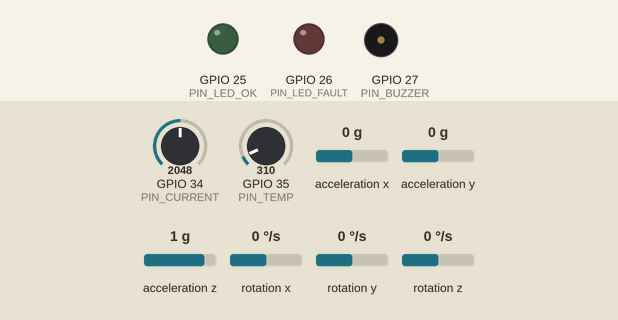
Recording of a sketch running on a simulated ESP32. Parts: output pins drawn as LEDs (lit = HIGH), buzzer (waves = sounding, pin HIGH). Inputs (shaded band) come from the test bench; at power-on: acceleration x 0 g, GPIO 34 (PIN_CURRENT) = 2048, GPIO 35 (PIN_TEMP) = 310, acceleration y 0 g, acceleration z 1 g, rotation x 0 °/s, rotation y 0 °/s, rotation z 0 °/s. WiFi joins after 1.5 s; servers stay silent unless stated; random numbers use the default seed unless the sketch sets one; no MQTT or app messages arrive unless stated; what the sketch prints to the serial monitor is not drawn.

Above: at 0.1 s.
At 2.34 s:
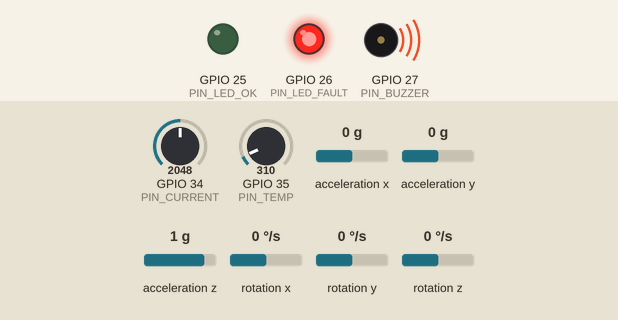
At 2.7 s:
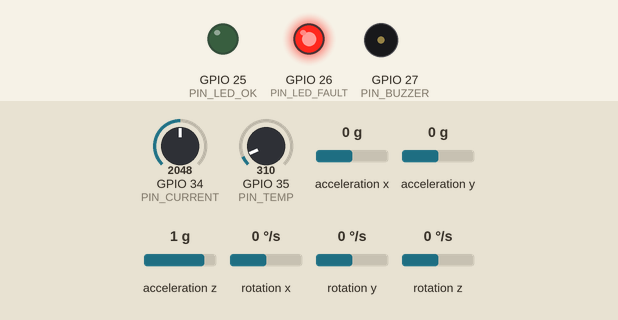
2.8 s: acceleration x set to -1.4 g
Timing chart, 0 to 14.6 s (numbered marks = the images above; inputs shaded):
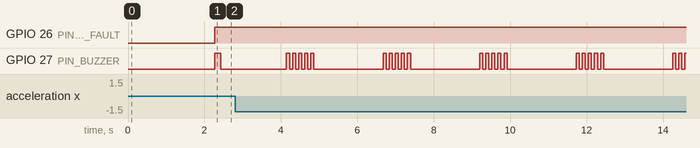

The sketch:

Motor_Monitor.ino
```cpp
#include <WiFi.h>
#include <PubSubClient.h>
#include <Wire.h>
#include <MPU6050.h>
#include <ArduinoJson.h>

// ======================================================
//                  WIFI CONFIG
// ======================================================

const char* WIFI_SSID = "Your_WiFi_Name";
const char* WIFI_PASSWORD = "WIFI_PASSWORD";

// ======================================================
//                MQTT CONFIGURATION
// ======================================================

// Use your Mosquitto broker IP
const char* MQTT_BROKER = "broker.hivemq.com";

// Common MQTT Port
const int MQTT_PORT = 1883;

// MQTT Topic
const char* MQTT_TOPIC = "pdm/motor/features";

// ======================================================
//                  PIN DEFINITIONS
// ======================================================

#define PIN_CURRENT      34
#define PIN_TEMP         35

#define PIN_LED_OK       25
#define PIN_LED_FAULT    26
#define PIN_BUZZER       27

// ======================================================
//                 INDUSTRIAL LIMITS
// ======================================================

#define VIB_WARNING      0.5
#define VIB_DANGER       1.0

#define TEMP_WARNING     75
#define TEMP_DANGER      90

#define CURR_WARNING     2.5
#define CURR_DANGER      4.0

// ======================================================
//                  SAMPLE SETTINGS
// ======================================================

#define SAMPLE_SIZE      128

float samples[SAMPLE_SIZE];

// ======================================================
//                    OBJECTS
// ======================================================

WiFiClient espClient;

PubSubClient client(espClient);

MPU6050 mpu;

// ======================================================
//                WIFI CONNECTION
// ======================================================

void connectWiFi() {

  Serial.println("Connecting to WiFi");

  WiFi.begin(WIFI_SSID, WIFI_PASSWORD);

  while (WiFi.status() != WL_CONNECTED) {

    delay(500);

    Serial.print(".");
  }

  Serial.println("");

  Serial.println("WiFi Connected");
}

// ======================================================
//               MQTT CONNECTION
// ======================================================

void connectMQTT() {

  while (!client.connected()) {

    Serial.println("Connecting to MQTT...");

    String clientID = "ESP32Client-";
    clientID += String(random(0xffff), HEX);

    if (client.connect(clientID.c_str())) {

      Serial.println("MQTT Connected");
    }

    else {

      Serial.print("MQTT Failed, rc=");
      Serial.println(client.state());

      delay(2000);
    }
  }
}

// ======================================================
//                  READ CURRENT
// ======================================================

float readCurrent() {

  int raw = analogRead(PIN_CURRENT);

  return (raw / 4095.0) * 5.0;
}

// ======================================================
//               READ TEMPERATURE
// ======================================================

float readTemperature() {

  int raw = analogRead(PIN_TEMP);

  return 20.0 + (raw / 4095.0) * 80.0;
}

// ======================================================
//                 COMPUTE RMS
// ======================================================

float computeRMS(float data[], int size) {

  float sum = 0;

  for (int i = 0; i < size; i++) {

    sum += data[i] * data[i];
  }

  return sqrt(sum / size);
}

// ======================================================
//              COMPUTE MEAN
// ======================================================

float computeMean(float data[], int size) {

  float sum = 0;

  for (int i = 0; i < size; i++) {

    sum += data[i];
  }

  return sum / size;
}

// ======================================================
//             COMPUTE STANDARD DEV
// ======================================================

float computeStdDev(float data[],
                    int size,
                    float mean) {

  float variance = 0;

  for (int i = 0; i < size; i++) {

    variance += pow(data[i] - mean, 2);
  }

  variance /= size;

  return sqrt(variance);
}

// ======================================================
//               COMPUTE KURTOSIS
// ======================================================

float computeKurtosis(float data[],
                      int size) {

  float mean = computeMean(data, size);

  float stdDev = computeStdDev(data,
                               size,
                               mean);

  if (stdDev == 0)
    return 0;

  float sum = 0;

  for (int i = 0; i < size; i++) {

    sum += pow(data[i] - mean, 4);
  }

  return (sum / size) / pow(stdDev, 4);
}

// ======================================================
//            DETERMINE MOTOR STATUS
// ======================================================

String determineStatus(float vib_rms,
                       float curr,
                       float temp) {

  if (
      vib_rms > VIB_DANGER ||
      curr > CURR_DANGER ||
      temp > TEMP_DANGER
     ) {

    return "DANGER";
  }

  if (
      vib_rms > VIB_WARNING ||
      curr > CURR_WARNING ||
      temp > TEMP_WARNING
     ) {

    return "WARNING";
  }

  return "NORMAL";
}

// ======================================================
//                  ALERT SYSTEM
// ======================================================

void triggerAlert(String status) {

  if (status == "NORMAL") {

    digitalWrite(PIN_LED_OK, HIGH);

    digitalWrite(PIN_LED_FAULT, LOW);

    digitalWrite(PIN_BUZZER, LOW);
  }

  else if (status == "WARNING") {

    digitalWrite(PIN_LED_OK, LOW);

    digitalWrite(PIN_LED_FAULT, HIGH);

    digitalWrite(PIN_BUZZER, HIGH);

    delay(150);

    digitalWrite(PIN_BUZZER, LOW);
  }

  else {

    digitalWrite(PIN_LED_OK, LOW);

    digitalWrite(PIN_LED_FAULT, HIGH);

    for (int i = 0; i < 5; i++) {

      digitalWrite(PIN_BUZZER, HIGH);
      delay(80);

      digitalWrite(PIN_BUZZER, LOW);
      delay(80);
    }
  }
}

// ======================================================
//                       SETUP
// ======================================================

void setup() {

  Serial.begin(115200);

  Wire.begin(21, 22);

  mpu.initialize();

  pinMode(PIN_LED_OK, OUTPUT);

  pinMode(PIN_LED_FAULT, OUTPUT);

  pinMode(PIN_BUZZER, OUTPUT);

  connectWiFi();

  client.setServer(MQTT_BROKER,
                   MQTT_PORT);

  connectMQTT();

  Serial.println("System Ready");
}

// ======================================================
//                        LOOP
// ======================================================

void loop() {

  if (!client.connected()) {

    connectMQTT();
  }

  client.loop();

  // ===================================================
  //        COLLECT MPU6050 VIBRATION SAMPLES
  // ===================================================

  for (int i = 0; i < SAMPLE_SIZE; i++) {

    int16_t ax, ay, az;
    int16_t gx, gy, gz;

    mpu.getMotion6(&ax, &ay, &az,
                   &gx, &gy, &gz);

    float ax_g = ax / 16384.0;
    float ay_g = ay / 16384.0;
    float az_g = az / 16384.0;

    // Magnitude
    samples[i] = sqrt(
                    ax_g * ax_g +
                    ay_g * ay_g +
                    az_g * az_g
                  );

    delay(2);
  }

  // ===================================================
  //          FEATURE EXTRACTION
  // ===================================================

  float vib_rms = computeRMS(samples,
                             SAMPLE_SIZE);

  float kurtosis = computeKurtosis(samples,
                                   SAMPLE_SIZE);

  float curr_rms = readCurrent();

  float temp = readTemperature();

  String status = determineStatus(
                    vib_rms,
                    curr_rms,
                    temp);

  // ===================================================
  //                 ALERT SYSTEM
  // ===================================================

  triggerAlert(status);

  // ===================================================
  //                  JSON PAYLOAD
  // ===================================================

  StaticJsonDocument<256> doc;

  doc["vib_rms"] = vib_rms;

  doc["kurtosis"] = kurtosis;

  doc["curr_rms"] = curr_rms;

  doc["temp"] = temp;

  doc["motor_status"] = status;

  char payload[256];

  serializeJson(doc, payload);

  // ===================================================
  //                 MQTT PUBLISH
  // ===================================================

  client.publish(MQTT_TOPIC, payload);

  // ===================================================
  //               SERIAL DEBUG OUTPUT
  // ===================================================

  Serial.println("================================");

  Serial.println(payload);

  Serial.println("================================");

  delay(1000);
}
```

Measured:
- by itself, GPIO 27 (PIN_BUZZER): repeats every 2.5 s: 4 × (LOW 0.08 s, HIGH 0.08 s), LOW 1.8 s, HIGH 0.08 s
